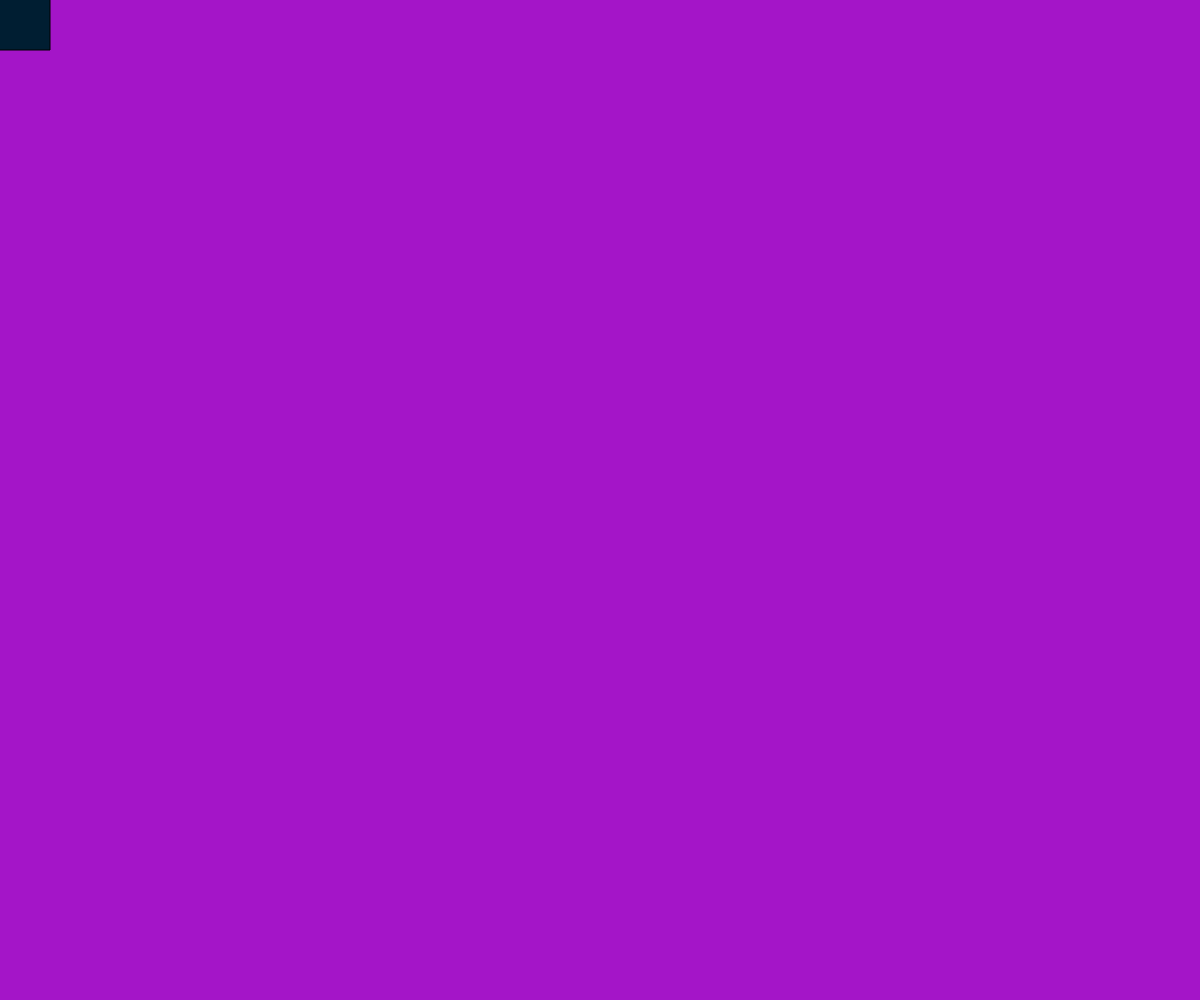
Frame 1 (no input)
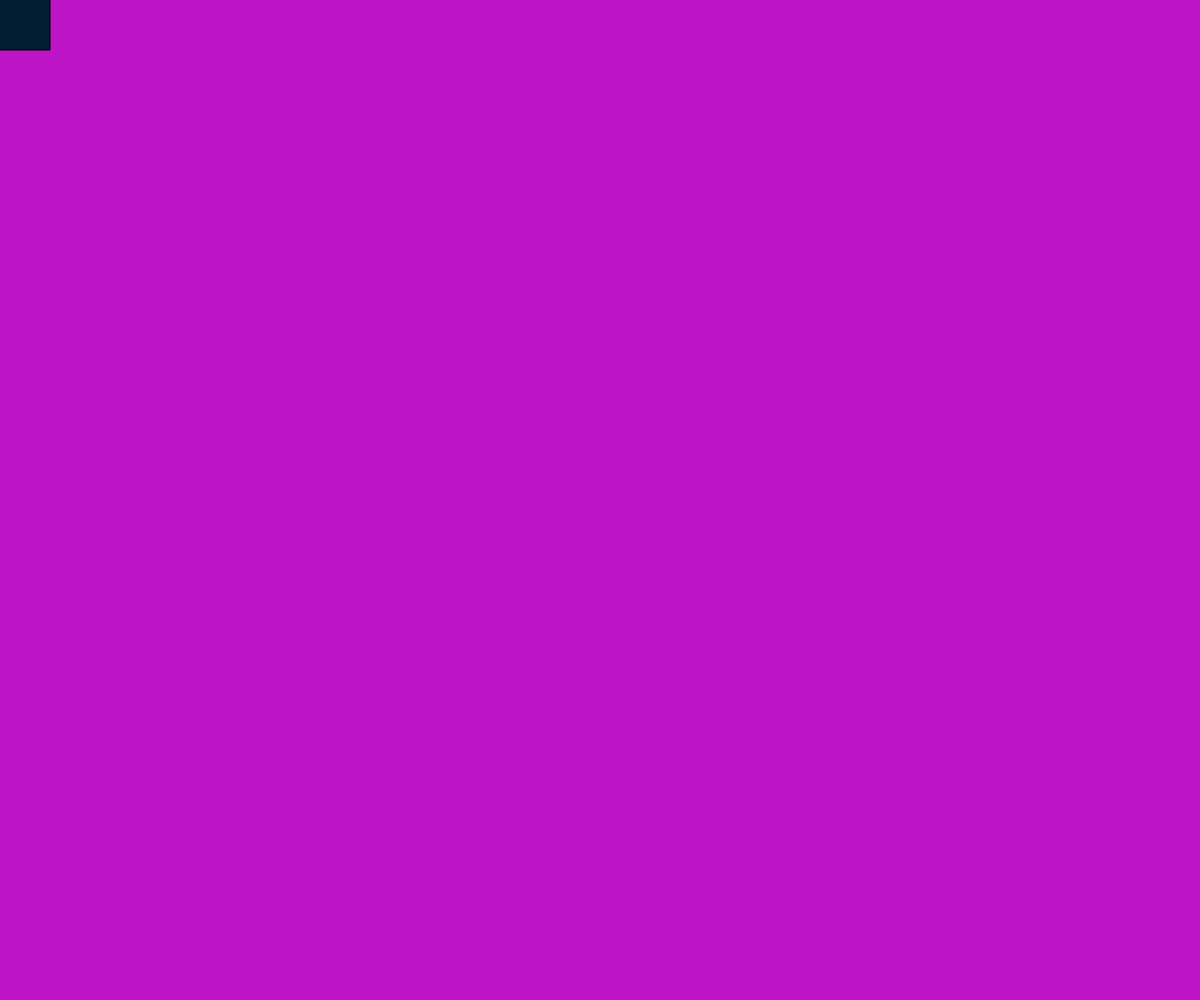
Frame 60 (no input)
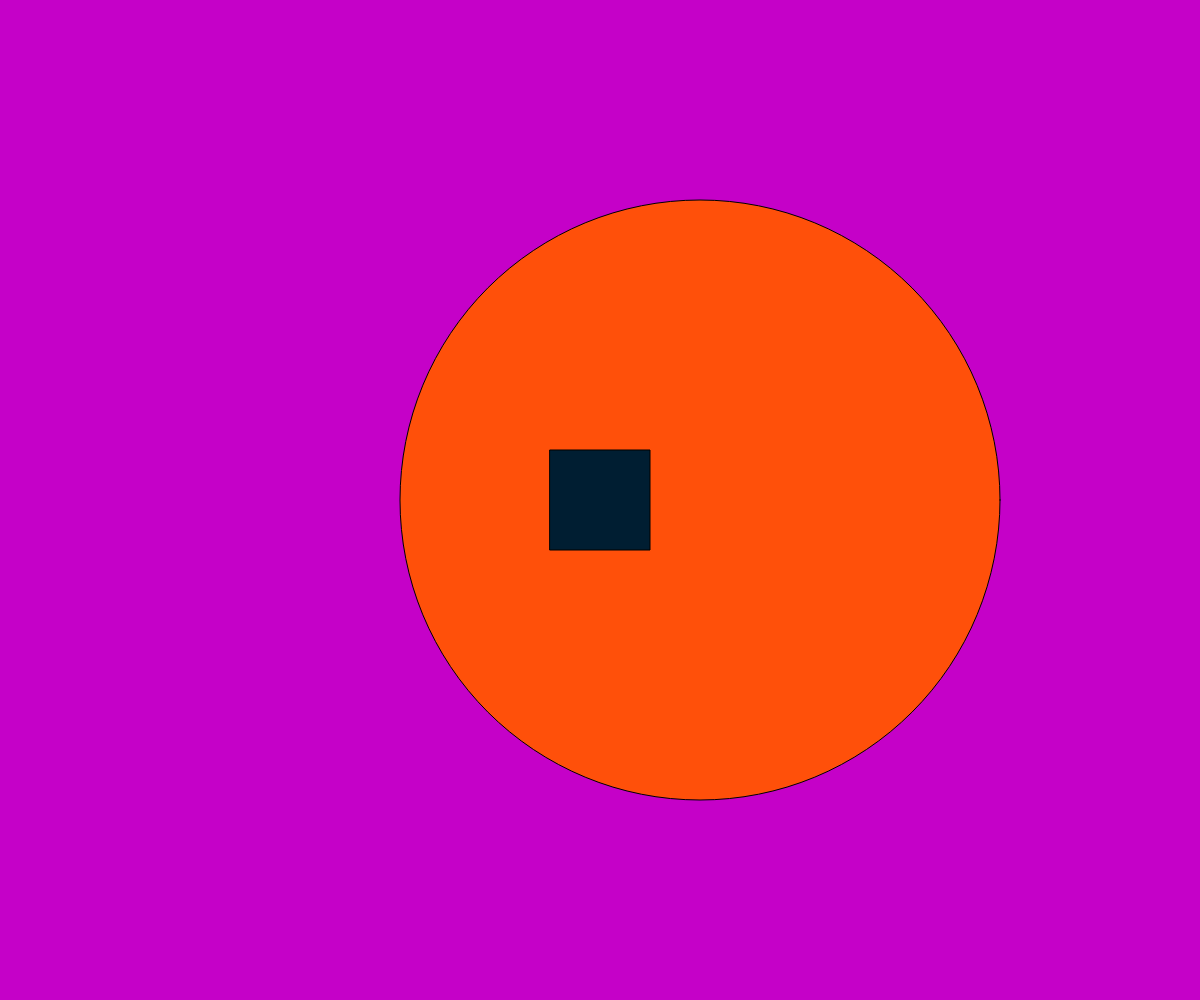
Frame 120 (the mouse pressed at the canvas centre since frame 60)

The p5.js sketch that drew these frames (run headless with seeded random() and noise() and a simulated clock; from frame 60 on, the mouse is pressed at the canvas centre):

// p5.js sketch
// ── sketch.js
function setup() {
  createCanvas(windowWidth, windowHeight);
  //frameRate(24);
  background(0);
  rectMode(CENTER);
}

function draw() {
  background(random(60, 205), random(0, 100), 200);
  fill(mouseY, 80, 10);
  circle(mouseX + 100, mouseY, mouseX);
  fill(0, 30, 50);
  rect(mouseX, mouseY, 100, 100);
}
